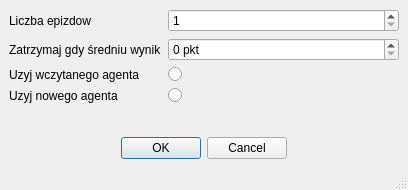
<?xml version="1.0" encoding="UTF-8"?>
<ui version="4.0">
 <class>MainWindow</class>
 <widget class="QMainWindow" name="MainWindow">
  <property name="geometry">
   <rect>
    <x>0</x>
    <y>0</y>
    <width>408</width>
    <height>190</height>
   </rect>
  </property>
  <property name="windowTitle">
   <string>Ustawienia treningu</string>
  </property>
  <widget class="QWidget" name="centralwidget">
   <layout class="QVBoxLayout" name="verticalLayout">
    <item>
     <layout class="QFormLayout" name="formLayout">
      <property name="labelAlignment">
       <set>Qt::AlignLeading|Qt::AlignLeft|Qt::AlignVCenter</set>
      </property>
      <property name="leftMargin">
       <number>0</number>
      </property>
      <item row="0" column="0">
       <widget class="QLabel" name="label">
        <property name="text">
         <string>Liczba epizdow</string>
        </property>
       </widget>
      </item>
      <item row="0" column="1">
       <widget class="QSpinBox" name="episodes_number">
        <property name="minimum">
         <number>1</number>
        </property>
        <property name="maximum">
         <number>30000000</number>
        </property>
       </widget>
      </item>
      <item row="1" column="0">
       <widget class="QLabel" name="label_2">
        <property name="text">
         <string>Zatrzymaj gdy średniu wynik</string>
        </property>
       </widget>
      </item>
      <item row="1" column="1">
       <widget class="QSpinBox" name="stop_accuracy">
        <property name="suffix">
         <string> pkt</string>
        </property>
        <property name="maximum">
         <number>100</number>
        </property>
       </widget>
      </item>
      <item row="2" column="1">
       <widget class="QRadioButton" name="saved_agent_radio">
        <property name="layoutDirection">
         <enum>Qt::LeftToRight</enum>
        </property>
        <property name="text">
         <string/>
        </property>
       </widget>
      </item>
      <item row="2" column="0">
       <widget class="QLabel" name="label_3">
        <property name="text">
         <string>Uzyj wczytanego agenta</string>
        </property>
       </widget>
      </item>
      <item row="3" column="1">
       <widget class="QRadioButton" name="new_agent_radio">
        <property name="text">
         <string/>
        </property>
       </widget>
      </item>
      <item row="3" column="0">
       <widget class="QLabel" name="label_4">
        <property name="text">
         <string>Uzyj nowego agenta</string>
        </property>
       </widget>
      </item>
     </layout>
    </item>
    <item alignment="Qt::AlignHCenter">
     <widget class="QDialogButtonBox" name="confirm_box">
      <property name="layoutDirection">
       <enum>Qt::LeftToRight</enum>
      </property>
      <property name="standardButtons">
       <set>QDialogButtonBox::Cancel|QDialogButtonBox::Ok</set>
      </property>
     </widget>
    </item>
   </layout>
  </widget>
  <widget class="QStatusBar" name="statusbar"/>
 </widget>
 <resources/>
 <connections/>
</ui>
